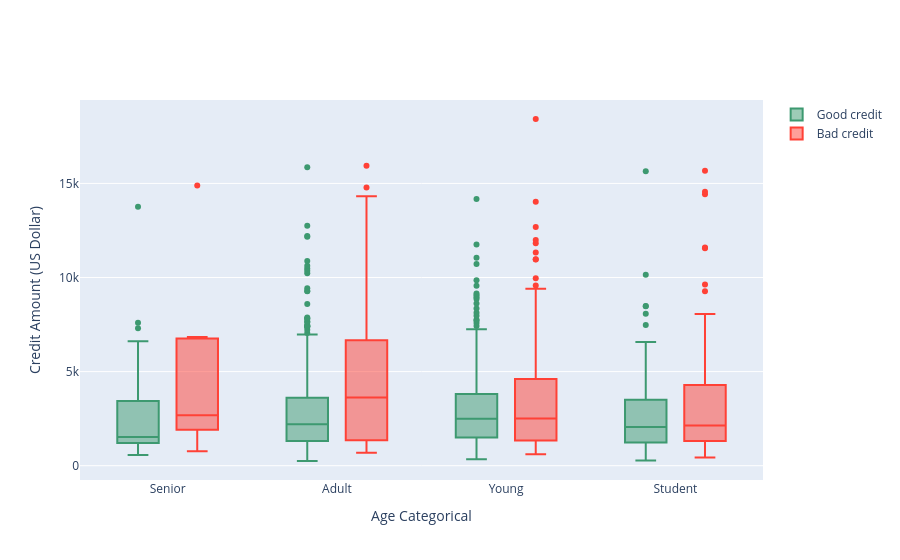

Notebook code for this chart:
### Code cell
trace0 = go.Box(
    y=df_good["Credit amount"],
    x=df_good["Age_cat"],
    name='Good credit',
    marker=dict(
        color='#3D9970'
    )
)

trace1 = go.Box(
    y=df_bad['Credit amount'],
    x=df_bad['Age_cat'],
    name='Bad credit',
    marker=dict(
        color='#FF4136'
    )
)
    
data = [trace0, trace1]

layout = go.Layout(
    yaxis=dict(
        title='Credit Amount (US Dollar)',
        zeroline=False
    ),
    xaxis=dict(
        title='Age Categorical'
    ),
    boxmode='group'
)
fig = go.Figure(data=data, layout=layout)

py.iplot(fig, filename='box-age-cat')

### Figure 1 — Plotly figure (JSON) as saved in the notebook; plotly's stock layout.template omitted (floating-point values rounded to 4 significant figures; data arrays with more than 128 entries replaced by an {"elided": "..."} marker saying what was removed)
{"data": [{"marker": {"color": "#3D9970"}, "name": "Good credit", "type": "box", "x": {"elided": "700 str values"}, "y": {"elided": "700 int values"}}, {"marker": {"color": "#FF4136"}, "name": "Bad credit", "type": "box", "x": {"elided": "300 str values"}, "y": {"elided": "300 int values"}}], "layout": {"autosize": true, "boxmode": "group", "xaxis": {"autorange": true, "range": [-0.514, 3.514], "title": {"text": "Age Categorical"}, "type": "category"}, "yaxis": {"autorange": true, "range": [-759.7, 19430.0], "title": {"text": "Credit Amount (US Dollar)"}, "type": "linear", "zeroline": false}}}
